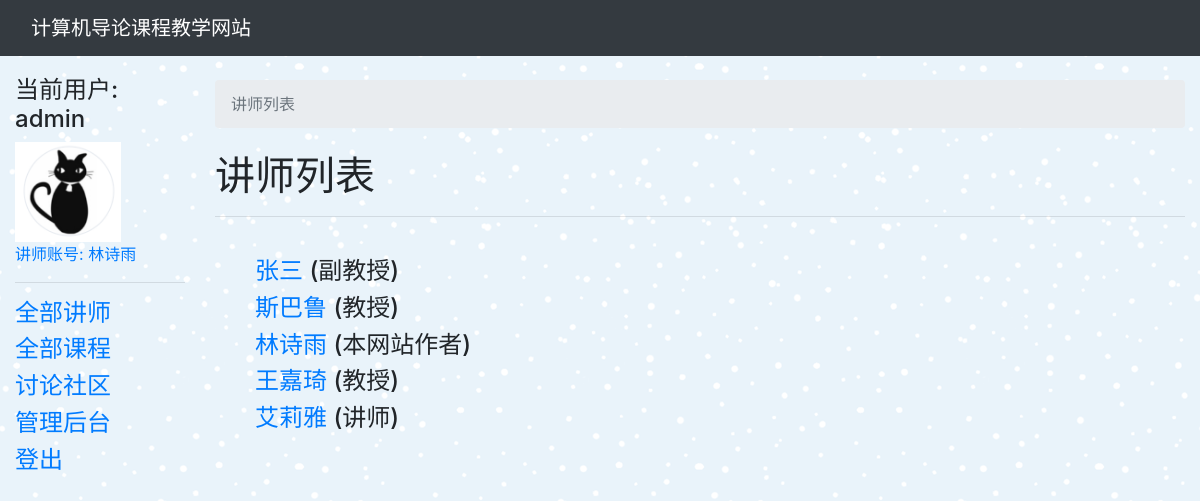
The page /siteindex/lecturers/ (signed in) on the database its author committed.
### siteindex/models.py (models this page shows, shortened)
class Lecturer(models.Model):
    name = models.CharField(max_length=100)
    title = models.CharField(max_length=100)
    college = models.CharField(max_length=100)
    intro = models.TextField(max_length=10000, null=True,
                             blank=True, help_text='讲师简介')
    avatar = models.ImageField(upload_to='avatars', blank=True, null=True)
    user = models.OneToOneField(
        User, blank=True, null=True, related_name='lecturer', on_delete=models.CASCADE)
    def avatar_url(self):
        if self.avatar and hasattr(self.avatar, 'url'):
            return self.avatar.url
        else:
            return '/media/defaultavatar.png'
    class Meta:
        ordering = ['name']
    def get_absolute_url(self):
        return reverse('lecturer-detail', args=[str(self.id)])

### siteindex/views.py (the view)
# urls.py: path('lecturers/', views.LecturerListView.as_view(), name='lecturers'),
class LecturerListView(LoginRequiredMixin, generic.ListView):
    model = Lecturer
    paginate_by = 20

### siteindex/templates/siteindex/lecturer_list.html
{% extends "base_generic.html" %}
{% block breadcrumb %}
    <li class="breadcrumb-item active">讲师列表</li>
{% endblock %}
{% block content %}
<h1>讲师列表</h1>
<hr><br>
{% if lecturer_list %}
<ul>
    {% for lecturer in lecturer_list %}
    <h4>
        <a href="{{ lecturer.get_absolute_url }}">{{ lecturer.name }}</a> ({{lecturer.title}})
    </h4>
    {% endfor %}
</ul>
{% else %}
<h4>暂无讲师数据</h4>
{% endif %}
{% endblock %}

### siteindex/templates/base_generic.html (shortened to what this page needs)
<!DOCTYPE html>
<html lang="zh-cmn-Hans">
<head>
    {% load static %}
    <link rel="stylesheet" href="{% static 'css/styles.css' %}">
    <link rel="stylesheet" href="{% static 'css/bootstrap.min.css' %}">
</head>
<body>
    <nav class="navbar navbar-expand-lg navbar-dark bg-dark">
      <div class="container-fluid">
        <a class="navbar-brand" href="{% url 'index' %}">计算机导论课程教学网站</a>
      </div>
    </nav>
    <div class="container-fluid">
        <div class="row">
            <div class="col-sm-2">
                {% block sidebar %}
                <ul class="sidebar-nav">
                    {% if user.is_authenticated %}
                        <h4>当前用户: {{ user.get_username }}</h4>
                            {% if user.lecturer %}
                                <img src="{{ user.lecturer.avatar_url }}" style="height:100px;"><br>
                                <a href="{% url 'lecturer-detail' user.lecturer.pk %}">讲师账号: {{ user.lecturer.name }}</a><hr>
                                <h4><a href="{% url 'lecturers' %}">全部讲师</a></h4>
                                <h4><a href="{% url 'lessons' %}">全部课程</a></h4>
                                <h4><a href="{% url 'board-home-view' %}">讨论社区</a></h4>
                                {% if user.is_staff %}
                                <h4><a href="{% url 'admin:index' %}">管理后台</a></h4>
                                {% endif %}
                            {% else %}
                                <h4><a href="{% url 'lecturers' %}">全部讲师</a></h4>
                                <h4><a href="{% url 'lessons' %}">全部课程</a></h4>
                                <h4><a href="{% url 'board-home-view' %}">讨论社区</a></h4>
                                <h4><a href="{% url 'quiz-list-view' %}">测验列表</a></h4>
                                <h4><a href="{% url 'my-results' %}">我的成绩记录</a></h4>
                            {% endif %}
                        <h4><a href="{% url 'logout'%}">登出</a></h4>
                    {% else %}
                        <h4><a href="{% url 'login'%}?next={{request.path}}">登录</a></h4>
                        <h4><a href="{% url 'register'%}?next={{request.path}}">注册</a></h4>
                    {% endif %}
                </ul>
                {% endblock %}
            </div>
            <div class="col-sm-10 ">
                <ol class="breadcrumb my-4">
                    {% block breadcrumb %}
                    {% endblock %}
                </ol>
                {% block content %}{% endblock %}
            </div>
        </div>
    </div>
</body>
</html>

### siteindex/static/css/styles.css (style rules this page uses)
.sidebar-nav { margin-top: 20px; padding: 0; list-style: none; }

### siteindex/templates/base_generic.html (style rules this page uses)
body { background-image: url(/media/patterns/blue-snow.png); }

### rows shown on the page
Lecturer: name "张三", title "副教授"
Lecturer: name "斯巴鲁", title "教授"
Lecturer: name "林诗雨", title "本网站作者"
Lecturer: name "王嘉琦", title "教授"
Lecturer: name "艾莉雅", title "讲师"

### other values the page prints
{{ user.get_username }} "admin"
{{ user.lecturer.name }} "林诗雨"
